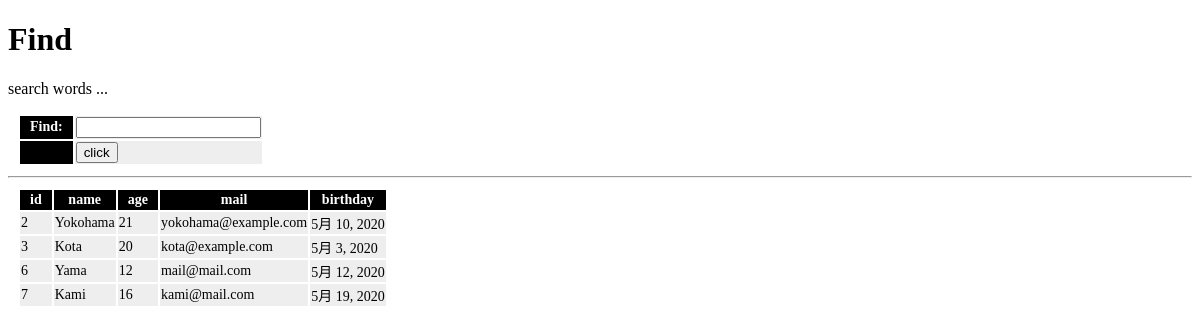
/hello/find, run on the app's committed database.
### hello/models.py (models this page shows, shortened)
class Friend(models.Model):
    name = models.CharField(max_length=100)
    mail = models.EmailField(max_length=200)
    gender = models.BooleanField()
    age = models.IntegerField(default=0)
    birthday = models.DateField()

### hello/views.py (the view)
# urls.py: path('find', views.find, name='find'),
def find(request):
    if(request.method == 'POST'):
        msg = 'search result :'
        form = FindForm(request.POST)
        str = request.POST['find']
        list = str.split()
        data = Friend.objects.all()[int(list[0]):int(list[1])]
    else:
        msg = 'search words ...'
        form = FindForm()
        data = Friend.objects.all()
    params = {
            'title': 'Find',
            'message': msg,
            'form': form,
            'data': data,
        }
    return render(request, 'hello/find.html', params)

### hello/forms.py
class FindForm(forms.Form):
    find = forms.CharField(label='Find', required=False)

### hello/templates/hello/find.html (shortened to what this page needs)
{% load static %}
<!DOCTYPE html>
<html lang="ja">
<head>
  <link rel="stylesheet" href="{% static 'hello/css/style.css' %}">
</head>
<body>
  <h1>{{ title }}</h1>
  <p>{{ message|safe }}</p>
  <table>
    <form action="{% url 'find' %}" method="post">
      {{ form }}
      <tr><th></th><td><input type="submit" value="click"></td></tr>
    </form>
  </table>
  <hr>
  <table>
    <tr>
      <th>id</th>
      <th>name</th>
      <th>age</th>
      <th>mail</th>
      <th>birthday</th>
    </tr>
    {% for item in data %}
    <tr>
      <td>{{ item.id }}</td>
      <td>{{ item.name }}</td>
      <td>{{ item.age }}</td>
      <td>{{ item.mail }}</td>
      <td>{{ item.birthday }}</td>
    </tr>
    {% endfor %}
  </table>
</body>
</html>

### hello/static/hello/css/style.css (style rules this page uses)
table { margin: 10px; font-size: 14px; }
table tr th { background-color: #000; color: #fff; padding: 2px 10px; border-width: 2px; }
table tr td { background-color: #eee; color: #000; }

### data on the page
Friend: id "2", name "Yokohama", age "21", mail "yokohama@example.com", birthday "5月 10, 2020"
Friend: id "3", name "Kota", age "20", mail "kota@example.com", birthday "5月 3, 2020"
Friend: id "6", name "Yama", age "12", mail "mail@mail.com", birthday "5月 12, 2020"
Friend: id "7", name "Kami", age "16", mail "kami@mail.com", birthday "5月 19, 2020"

### other printed values
{{ title }} "Find"
{{ message|safe }} "search words ..."
